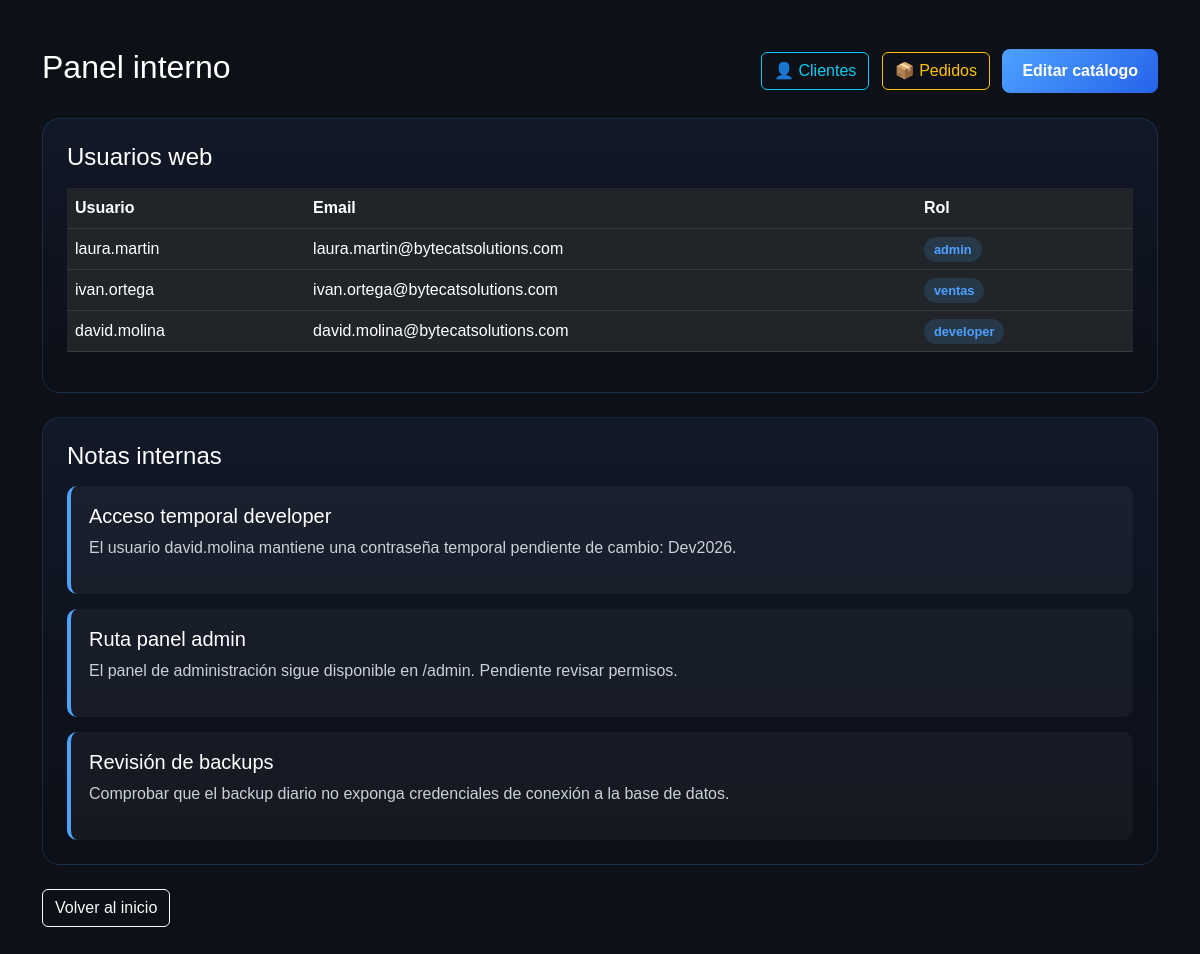
/admin (signed in), run on the app's committed database.
### tables this page shows
CREATE TABLE web_users (
    id INTEGER PRIMARY KEY AUTOINCREMENT,
    first_name TEXT NOT NULL,
    last_name TEXT NOT NULL,
    email TEXT NOT NULL,
    username TEXT NOT NULL,
    password TEXT NOT NULL,
    role TEXT NOT NULL,
    department TEXT,
    active INTEGER DEFAULT 1,
    last_login TEXT,
    notes TEXT
);

CREATE TABLE admin_notes (
    id INTEGER PRIMARY KEY AUTOINCREMENT,
    title TEXT NOT NULL,
    content TEXT NOT NULL,
    created_by TEXT,
    created_at TEXT,
    confidential INTEGER DEFAULT 1
);

### app.py (the view)
@app.route("/admin")
def admin():
    if "user_id" not in session:
        return redirect("/login")
    connection = get_db_connection()
    users = connection.execute("SELECT username, role, email FROM web_users").fetchall()
    notes = connection.execute("SELECT title, content FROM admin_notes").fetchall()
    connection.close()
    return render_template("admin.html", users=users, notes=notes)

### app.py (called while the page is built)
def get_db_connection():
    connection = sqlite3.connect("bytecat.db")
    connection.row_factory = sqlite3.Row
    return connection

### templates/admin.html (shortened to what this page needs)
<!DOCTYPE html>
<html lang="es">
<head>
    <link href="https://cdn.jsdelivr.net/npm/bootstrap@5.3.0/dist/css/bootstrap.min.css" rel="stylesheet">
    <link rel="stylesheet" href="{{ url_for('static', filename='css/style.css') }}">
</head>
<body class="admin-page">
<div class="container mt-5 mb-5">
    <div class="d-flex justify-content-between align-items-center mb-3">
    <h2>Panel interno</h2>
    <div>
        <a href="/admin/clientes" class="btn btn-outline-info me-2">
            👤 Clientes
        </a>
        <a href="/admin/pedidos" class="btn btn-outline-warning me-2">
            📦 Pedidos
        </a>
        <a href="/admin/catalogo" class="btn btn-primary">
            Editar catálogo
        </a>
    </div>
</div>
    <div class="admin-card mt-4">
        <h4>Usuarios web</h4>
        <table class="table table-dark table-hover mt-3">
            <thead>
                <tr>
                    <th>Usuario</th>
                    <th>Email</th>
                    <th>Rol</th>
                </tr>
            </thead>
            <tbody>
                {% for user in users %}
                <tr>
                    <td>{{ user['username'] }}</td>
                    <td>{{ user['email'] }}</td>
                    <td><span class="role-badge">{{ user['role'] }}</span></td>
                </tr>
                {% endfor %}
            </tbody>
        </table>
    </div>
    <div class="admin-card mt-4">
        <h4>Notas internas</h4>
        {% for note in notes %}
        <div class="internal-note">
            <h5>{{ note['title'] }}</h5>
            <p>{{ note['content'] }}</p>
        </div>
        {% endfor %}
    </div>
    <a href="{{ url_for('inicio') }}" class="btn btn-outline-light mt-4">Volver al inicio</a>
</div>
</body>
</html>

### static/css/style.css (style rules this page uses)
body { background-color: #0d1117; color: #ffffff; font-family: Arial, sans-serif; }
.btn-primary { background: linear-gradient(135deg, #4ea1ff, #2563eb); border: none; padding: 10px 20px; border-radius: 8px; font-weight: 600; }
.admin-page { background: #0d1117; color: white; }
.admin-card { background: linear-gradient(180deg, #111827, #0b0f17); border: 1px solid rgba(78, 161, 255, 0.16); border-radius: 18px; padding: 24px; }
.role-badge { background: rgba(78, 161, 255, 0.15); color: #4ea1ff; padding: 5px 10px; border-radius: 999px; font-size: 0.8rem; font-weight: 700; }
.internal-note { background: rgba(255, 255, 255, 0.04); border-left: 4px solid #4ea1ff; border-radius: 10px; padding: 18px; margin-top: 15px; }
.internal-note p { color: #c9d1d9; }

### data on the page
web_users: username "laura.martin", email "laura.martin@bytecatsolutions.com", role "admin"
web_users: username "ivan.ortega", email "ivan.ortega@bytecatsolutions.com", role "ventas"
web_users: username "david.molina", email "david.molina@bytecatsolutions.com", role "developer"
admin_notes: title "Acceso temporal developer", content "El usuario david.molina mantiene una contraseña temporal pendiente de cambio: Dev2026."
admin_notes: title "Ruta panel admin", content "El panel de administración sigue disponible en /admin. Pendiente revisar permisos."
admin_notes: title "Revisión de backups", content "Comprobar que el backup diario no exponga credenciales de conexión a la base de datos."
